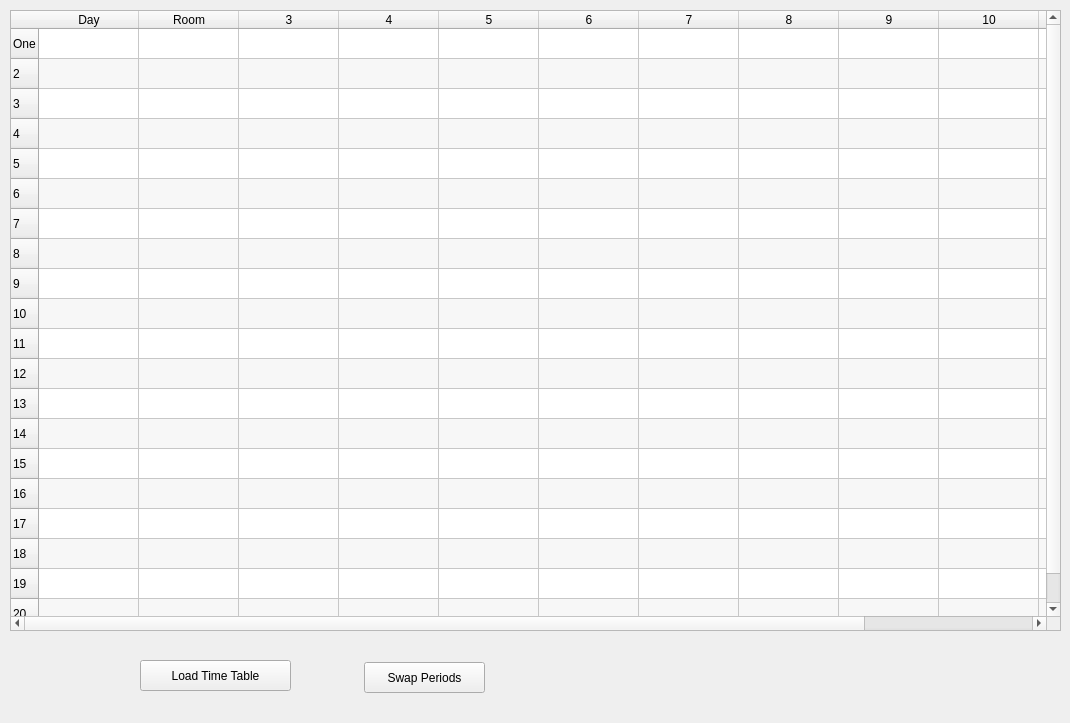
<?xml version="1.0" encoding="UTF-8"?>
<ui version="4.0">
 <class>editTimeTable</class>
 <widget class="QWidget" name="editTimeTable">
  <property name="geometry">
   <rect>
    <x>0</x>
    <y>0</y>
    <width>1070</width>
    <height>723</height>
   </rect>
  </property>
  <property name="windowTitle">
   <string>Edit Time Table</string>
  </property>
  <widget class="QTableWidget" name="timeTable">
   <property name="geometry">
    <rect>
     <x>10</x>
     <y>10</y>
     <width>1051</width>
     <height>621</height>
    </rect>
   </property>
   <property name="dragEnabled">
    <bool>true</bool>
   </property>
   <property name="dragDropMode">
    <enum>QAbstractItemView::DragDrop</enum>
   </property>
   <property name="defaultDropAction">
    <enum>Qt::MoveAction</enum>
   </property>
   <property name="alternatingRowColors">
    <bool>true</bool>
   </property>
   <property name="selectionMode">
    <enum>QAbstractItemView::ExtendedSelection</enum>
   </property>
   <property name="rowCount">
    <number>20</number>
   </property>
   <property name="columnCount">
    <number>12</number>
   </property>
   <row>
    <property name="text">
     <string>One</string>
    </property>
   </row>
   <row/>
   <row/>
   <row/>
   <row/>
   <row/>
   <row/>
   <row/>
   <row/>
   <row/>
   <row/>
   <row/>
   <row/>
   <row/>
   <row/>
   <row/>
   <row/>
   <row/>
   <row/>
   <row/>
   <column>
    <property name="text">
     <string>Day</string>
    </property>
   </column>
   <column>
    <property name="text">
     <string>Room</string>
    </property>
   </column>
   <column/>
   <column/>
   <column/>
   <column/>
   <column/>
   <column/>
   <column/>
   <column/>
   <column/>
   <column/>
  </widget>
  <widget class="QPushButton" name="loadTimeTable">
   <property name="geometry">
    <rect>
     <x>140</x>
     <y>660</y>
     <width>151</width>
     <height>31</height>
    </rect>
   </property>
   <property name="text">
    <string>Load Time Table</string>
   </property>
  </widget>
  <widget class="QPushButton" name="swapPeriods">
   <property name="geometry">
    <rect>
     <x>364</x>
     <y>662</y>
     <width>121</width>
     <height>31</height>
    </rect>
   </property>
   <property name="text">
    <string>Swap Periods</string>
   </property>
  </widget>
 </widget>
 <resources/>
 <connections>
  <connection>
   <sender>loadTimeTable</sender>
   <signal>clicked()</signal>
   <receiver>timeTable</receiver>
   <slot>clear()</slot>
   <hints>
    <hint type="sourcelabel">
     <x>255</x>
     <y>665</y>
    </hint>
    <hint type="destinationlabel">
     <x>450</x>
     <y>310</y>
    </hint>
   </hints>
  </connection>
 </connections>
</ui>
